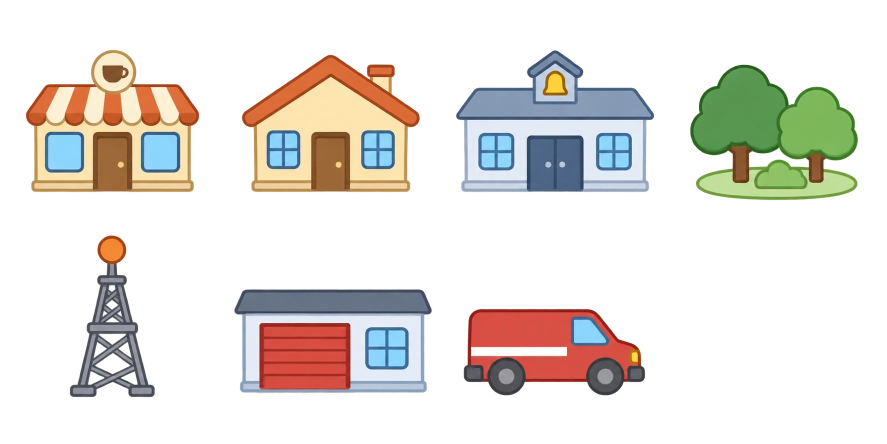
#> input picture assets/sheet.webp, 1774 x 887 px (shown at 1/2 size)
$ python fire-engine-sprite.py
#> lines starting #> are read from the running program, lines starting #| are printed output that depends on the picture
#!/usr/bin/env python3
"""The fire engine's sprite sheet: assets/fire-engine.webp.

Screen 54, answered: the engine drives up the line from B to the fire
at A and puts it out (Board.fireRescue in js/game.js). It is the red van
from the town sheet (assets/sheet.webp), made a fire engine the way
the town has always shown it — a ladder on its roof on two brackets, a
lamp over the cab — with the turret of a water cannon on the front of
the ladder, and drawn in the sheet's own style: flat colour, a dark
edge. The cannon's barrel is not in the strip: the game draws it over
the turret (js/town.js, OVERLAY.cannon) so it can swing round and aim at
the fire whichever way the engine is facing on its line.

One row of frames, each FRAME_W x FRAME_H (421 x 225), the van at
(PAD_X, PAD_TOP) = (44, 46):

    0-7    driving: the wheels turning (the lug nuts go round), the body
           riding on its springs a pixel or two over them, the lamp
           flashing, the headlight lit, a puff of exhaust behind.
    8-9    standing: the lamp flashing, on and off.

The turret's pivot, in a frame's pixels, is PIVOT + (PAD_X, PAD_TOP) —
(250, 25). The game reads every position in the frame's own pixels
(CFG.GRID.engine), so the strip is shipped smaller than it is drawn:
EXPORT, 0.7 — the engine is never drawn on the board anywhere near 421
pixels wide.

Needs Pillow and numpy:  python3 tools/fire-engine-sprite.py
"""
import math, os
import numpy as np
from PIL import Image, ImageDraw, ImageFilter

ROOT = os.path.abspath(os.path.join(os.path.dirname(__file__), '..'))
SHEET = os.path.join(ROOT, 'assets/sheet.webp')
OUT_WEBP = os.path.join(ROOT, 'assets/fire-engine.webp')

VAN = (927, 618, 363, 173)            # the van on the town sheet
PAD_X, PAD_RIGHT, PAD_TOP, PAD_BOTTOM = 44, 14, 46, 6   # room behind it for the exhaust
FRAME_W = VAN[2] + PAD_X + PAD_RIGHT  # 421
FRAME_H = VAN[3] + PAD_TOP + PAD_BOTTOM   # 225
SS = 4                                # drawn 4x and brought down: smooth edges
EXPORT = 0.7                          # the shipped strip, against the drawing

# measured off the drawing (van pixels)
WHEELS = [(85.5, 134.4), (283.2, 134.4)]
HUB_R, TYRE_R = 15.8, 36.8
HEADLIGHT = (342.0, 95.5)

# the sheet's palette
EDGE = (43, 58, 103, 255)             # the town's dark edge (#2B3A67)
STEEL = (220, 226, 234, 255)          # ladder (#DCE2EA)
STEEL_DK = (160, 170, 184, 255)
LAMP_ON = (255, 59, 59, 255)          # #FF3B3B
LAMP_OFF = (255, 217, 217, 255)       # #FFD9D9, as the lamp flashes on the town
LAMP_EDGE = (126, 30, 14, 255)
LUG = (98, 101, 110, 255)
CAP = (196, 198, 205, 255)

# the cannon's pivot, on its turret on the front of the ladder (van pixels)
PIVOT = (206.0, -21.0)


def van_crop():
    im = Image.open(SHEET).convert('RGBA')
#> im is the input picture: PIL image 1774x887 RGBA; mean R, G, B, A 51.7, 47.3, 41.3, 70.5
    x, y, w, h = VAN
    return im.crop((x, y, x + w, y + h))


def shifted(img, dx, dy):
    """The picture moved by a fraction of a pixel, resampled smoothly."""
    return img.transform(img.size, Image.AFFINE, (1, 0, -dx, 0, 1, -dy), resample=Image.BICUBIC)


def disc_mask(size, cx, cy, r):
    m = Image.new('L', (size[0] * SS, size[1] * SS), 0)
    ImageDraw.Draw(m).ellipse(((cx - r) * SS, (cy - r) * SS, (cx + r) * SS, (cy + r) * SS), fill=255)
    return m.resize(size, Image.LANCZOS)


class Pen:
    """Shapes in van pixels, drawn 4x over a frame, brought down at the end."""
    def __init__(self):
        self.im = Image.new('RGBA', (FRAME_W * SS, FRAME_H * SS), (0, 0, 0, 0))
        self.d = ImageDraw.Draw(self.im)

    def p(self, x, y):
        return ((x + PAD_X) * SS, (y + PAD_TOP) * SS)

    def rect(self, x, y, w, h, fill, edge=None, ew=2.5, r=0):
        a, b = self.p(x, y), self.p(x + w, y + h)
        self.d.rounded_rectangle((a[0], a[1], b[0], b[1]), radius=r * SS, fill=fill,
                                 outline=edge, width=int(ew * SS) if edge else 0)

    def circle(self, cx, cy, r, fill, edge=None, ew=2):
        a = self.p(cx - r, cy - r); b = self.p(cx + r, cy + r)
        self.d.ellipse((a[0], a[1], b[0], b[1]), fill=fill, outline=edge, width=int(ew * SS) if edge else 0)

    def poly(self, pts, fill, edge=None, ew=2.5):
        q = [self.p(x, y) for x, y in pts]
        self.d.polygon(q, fill=fill)
        if edge:
            self.d.line(q + [q[0]], fill=edge, width=int(ew * SS), joint='curve')

    def done(self):
        return self.im.resize((FRAME_W, FRAME_H), Image.LANCZOS)


def glow(size, cx, cy, rx, ry, colour, strength):
    """A soft light: a blurred ellipse, in frame pixels."""
    g = Image.new('RGBA', size, (0, 0, 0, 0))
    ImageDraw.Draw(g).ellipse((cx - rx, cy - ry, cx + rx, cy + ry), fill=colour[:3] + (int(255 * strength),))
    return g.filter(ImageFilter.GaussianBlur(max(rx, ry) * 0.45))


def roof(pen, lamp_lit):
    """Ladder, brackets, lamp and the cannon's turret — the town's fire engine."""
    # brackets and the ladder, as the town draws them (js/town.js OVERLAY.engine)
    pen.rect(56, 1, 9, 7, EDGE, r=1)
    pen.rect(186, 1, 9, 7, EDGE, r=1)
    for x in range(46, 207, 16):
        pen.rect(x, -12, 5, 10, STEEL, EDGE, 2.2)
    pen.rect(36, -17, 184, 7, STEEL, EDGE, 2.5, r=3)
    pen.rect(36, -5, 184, 7, STEEL, EDGE, 2.5, r=3)
    # the cannon's turret on the ladder's front end (its barrel is the game's)
    pen.rect(197, -25, 20, 9, STEEL_DK, EDGE, 2.2, r=3)
    # the lamp over the cab
    pen.rect(220, -2, 30, 6, EDGE, r=2)
    pen.rect(223, -12, 24, 11, LAMP_ON if lamp_lit else LAMP_OFF, LAMP_EDGE, 2.0, r=5)
    if lamp_lit:
        pen.rect(227, -10, 7, 3, (255, 236, 236, 255), r=1.5)   # its shine


def wheel(pen, cx, cy, turn):
    """The hub's lug nuts and centre cap, turned `turn` radians."""
    for k in range(5):
        a = turn + k * 2 * math.pi / 5
        pen.circle(cx + 9.2 * math.cos(a), cy + 9.2 * math.sin(a), 2.4, LUG)
    pen.circle(cx, cy, 4.2, CAP, (110, 113, 122, 255), 1.4)


def frame(van, i):
#> called with i = 0
    driving = i < 8
    size = (FRAME_W, FRAME_H)
    out = Image.new('RGBA', size, (0, 0, 0, 0))
#> out: PIL image 421x225 RGBA; every value is 0
    # exhaust: grey puffs leaving the back, one after another
    if driving:
        puffs = Image.new('RGBA', size, (0, 0, 0, 0))
        dp = ImageDraw.Draw(puffs)
        for k in range(2):
            u = ((i + k * 4) % 8) / 8.0
            x = PAD_X + 6 - 34 * u
            y = PAD_TOP + 150 - 10 * u
            r = 5 + 9 * u
            dp.ellipse((x - r, y - r, x + r, y + r), fill=(150, 156, 168, int(150 * (1 - u))))
        out.alpha_composite(puffs.filter(ImageFilter.GaussianBlur(2.2)))

    # the body on its springs, the wheels on the road
    bounce = [0.0, -0.8, -1.5, -1.0, -0.2, 0.5, 0.2, -0.4][i] if driving else 0.0
    body = Image.new('RGBA', size, (0, 0, 0, 0))
    body.alpha_composite(van, (PAD_X, PAD_TOP))
    pen = Pen()
#> in __init__, `self.im = Image.new('RGBA', (FRAME_W * SS, FRAME_H * SS), (0, 0, 0, 0))`: self.im: PIL image 1684x900 RGBA; every value is 0
    lamp = (i % 4) < 2 if driving else i == 8
    roof(pen, lamp_lit=lamp)
    body.alpha_composite(pen.done())
    out.alpha_composite(shifted(body, 0, bounce))

    # the wheels over it, where they stand, turning
    for cx, cy in WHEELS:
        m = disc_mask(van.size, cx, cy, TYRE_R)
        tyre = Image.new('RGBA', van.size, (0, 0, 0, 0))
        tyre.paste(van, (0, 0), m)
        out.alpha_composite(tyre, (PAD_X, PAD_TOP))
#> this loop made 2 passes
#> pass 1, in frame, `m = disc_mask(van.size, cx, cy, TYRE_R)`:
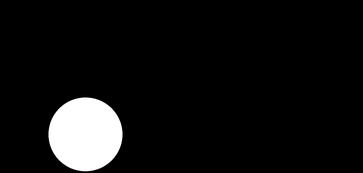
#> m: PIL image 363x173 L; min 0, max 255, mean 17.4
#> after the loop:
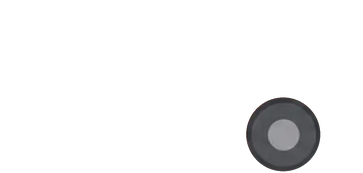
#> tyre: PIL image 363x173 RGBA; mean R, G, B, A 6, 6.1, 6.3, 17.3; transparent parts drawn white
    pen = Pen()
    turn = (i / 8.0) * (2 * math.pi / 5) if driving else 0.3
    for cx, cy in WHEELS:
        wheel(pen, cx, cy, turn)
    out.alpha_composite(pen.done())

    # lights
    lx, ly = PAD_X + 235, PAD_TOP - 7 + bounce
    if lamp:
        out.alpha_composite(glow(size, lx, ly, 26, 18, LAMP_ON, 0.55))
#> in glow, `ImageDraw.Draw(g).ellipse((cx - rx, cy - ry, cx + rx, cy + ry), fill=c..`:
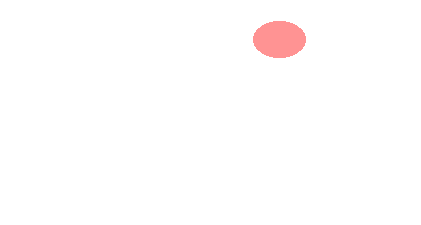
#> g: PIL image 421x225 RGBA; mean R, G, B, A 4.2, 1, 1, 2.3; transparent parts drawn white
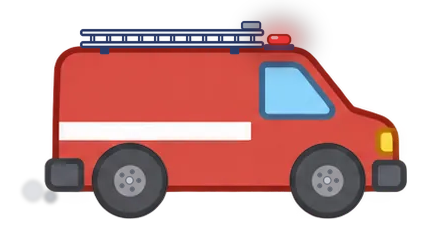
#> out: PIL image 421x225 RGBA; mean R, G, B, A 97.4, 55.1, 54.5, 140.6; transparent parts drawn white
    if driving:
        hx, hy = PAD_X + HEADLIGHT[0], PAD_TOP + HEADLIGHT[1] + bounce
        out.alpha_composite(glow(size, hx + 6, hy, 14, 12, (255, 228, 120, 255), 0.55))
    return out


def main():
    van = van_crop()
    frames = [frame(van, i) for i in range(10)]
#> call 2 of frame, with i = 1
#> in frame (call 2), `driving = i < 8`: driving = True
#> in frame (call 2), `bounce = [0.0, -0.8, -1.5, -1.0, -0.2, 0.5, 0.2, -0.4][i] if driving e..`: bounce = -0.8
#> in frame (call 2), `lamp = (i % 4) < 2 if driving else i == 8`: lamp = True
#> call 2 of shifted, with dx = 0, dy = -0.8
#> in shifted (call 2), `return img.transform(img.size, Image.AFFINE, (1, 0, -dx, 0, 1, -dy), r..`:
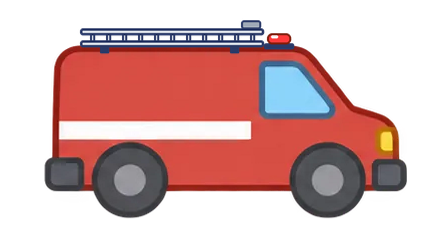
#> returned value: PIL image 421x225 RGBA; mean R, G, B, A 94.2, 53.8, 53.3, 138.9; transparent parts drawn white
#> in frame (call 2), `turn = (i / 8.0) * (2 * math.pi / 5) if driving else 0.3`: turn = 0.157
#> in frame (call 2), `lx, ly = PAD_X + 235, PAD_TOP - 7 + bounce`: lx = 279; ly = 38.2
#> in frame (call 2), `out.alpha_composite(glow(size, lx, ly, 26, 18, LAMP_ON, 0.55))`:
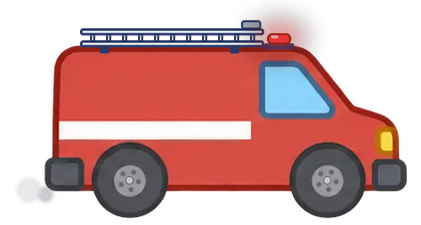
#> out: PIL image 421x225 RGBA; mean R, G, B, A 96.5, 54.7, 54.2, 140.5; transparent parts drawn white
#> in frame (call 2), `hx, hy = PAD_X + HEADLIGHT[0], PAD_TOP + HEADLIGHT[1] + bounce`: hx = 386; hy = 140.7
#> call 3 of shifted, with dx = 0, dy = -1.5
#> in shifted (call 3), `return img.transform(img.size, Image.AFFINE, (1, 0, -dx, 0, 1, -dy), r..`:
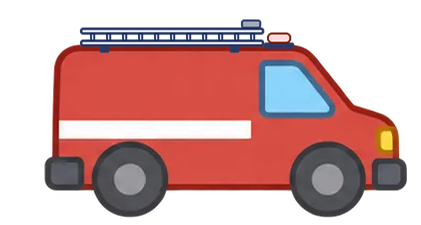
#> returned value: PIL image 421x225 RGBA; mean R, G, B, A 94.2, 54, 53.3, 138.9; transparent parts drawn white
#> frames = 10 items
    # each frame brought down on its own, to whole pixels, so the frames
    # sit at whole-pixel steps along the strip and never drift
    fw, fh = round(FRAME_W * EXPORT), round(FRAME_H * EXPORT)
    small = Image.new('RGBA', (fw * len(frames), fh), (0, 0, 0, 0))
    for k, f in enumerate(frames):
        small.alpha_composite(f.resize((fw, fh), Image.LANCZOS), (k * fw, 0))
#> this loop made 10 passes
    small.save(OUT_WEBP, 'WEBP', quality=82, alpha_quality=85, method=6)
    print('frames', len(frames), 'of', FRAME_W, 'x', FRAME_H,
          '| pivot', (PIVOT[0] + PAD_X, PIVOT[1] + PAD_TOP),
          '| wheels at %.4f of the height, their middle at %.4f of the width' % (
              (PAD_TOP + WHEELS[0][1] + TYRE_R) / FRAME_H, (PAD_X + (WHEELS[0][0] + WHEELS[1][0]) / 2) / FRAME_W),
          '| van top %.4f' % (PAD_TOP / FRAME_H), '| shipped frames %d x %d' % (round(FRAME_W * EXPORT), round(FRAME_H * EXPORT)),
          '| webp', os.path.getsize(OUT_WEBP), 'B')
#| frames 10 of 421 x 225 | pivot (250.0, 25.0) | wheels at 0.9653 of the height, their middle at 0.5424 of the width | van top 0.2044 | shipped frames 295 x 158 | webp 71108 B


if __name__ == '__main__':
    main()

$ run again, with assets/clouds.webp copied over assets/sheet.webp
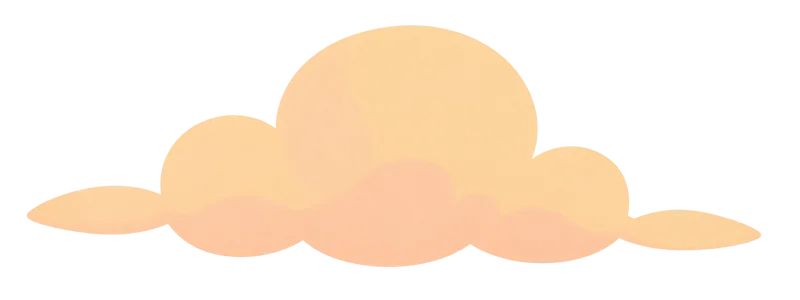
#> input picture assets/clouds.webp, 800 x 300 px
#> in van_crop, im is the input picture: PIL image 800x300 RGBA; mean R, G, B, A 100, 83.1, 65.3, 92.2
#> self.im: PIL image 1684x900 RGBA; every value is 0
#> in shifted (call 3), `return img.transform(img.size, Image.AFFINE, (1, 0, -dx, 0, 1, -dy), r..`:
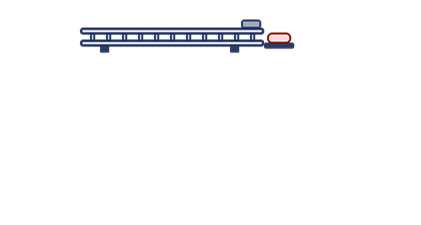
#> returned value: PIL image 421x225 RGBA; mean R, G, B, A 4.1, 4.4, 6, 9.6; transparent parts drawn white
#> bounce = -1
#> in frame (call 4), `out.alpha_composite(shifted(body, 0, bounce))`:
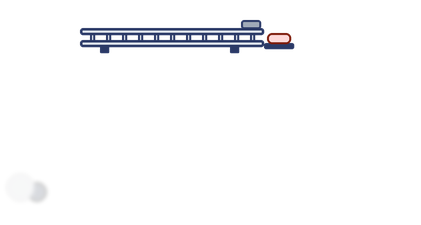
#> out: PIL image 421x225 RGBA; mean R, G, B, A 5.7, 6.1, 7.8, 10; transparent parts drawn white
#> turn = 0.471
#> ly = 38
#> hy = 140.5
#> frames = 10 items
#> the loop in main, `for k, f in enumerate(frames):` made 10 passes
#| frames 10 of 421 x 225 | pivot (250.0, 25.0) | wheels at 0.9653 of the height, their middle at 0.5424 of the width | van top 0.2044 | shipped frames 295 x 158 | webp 39268 B

$ run again, with assets/hand nudge.webp copied over assets/sheet.webp
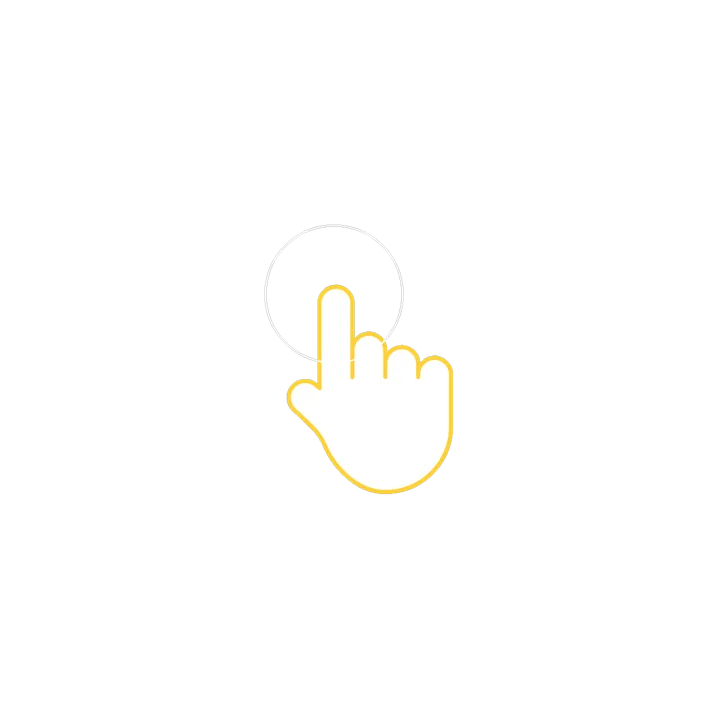
#> input picture assets/hand nudge.webp, 725 x 725 px
#> in van_crop, im is the input picture: PIL image 725x725 RGBA; mean R, G, B, A 12.5, 12.3, 11.2, 10.5
#> self.im: PIL image 1684x900 RGBA; every value is 0
#> in shifted (call 3), `return img.transform(img.size, Image.AFFINE, (1, 0, -dx, 0, 1, -dy), r..`:
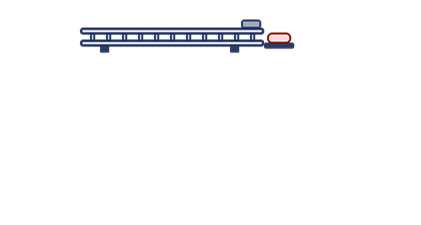
#> returned value: PIL image 421x225 RGBA; mean R, G, B, A 4.1, 4.4, 6, 9.6; transparent parts drawn white
#> bounce = -1
#> in frame (call 4), `out.alpha_composite(shifted(body, 0, bounce))`:
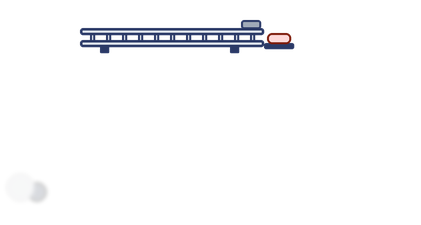
#> out: PIL image 421x225 RGBA; mean R, G, B, A 5.7, 6.1, 7.8, 10; transparent parts drawn white
#> turn = 0.471
#> ly = 38
#> hy = 140.5
#> frames = 10 items
#> the loop in main, `for k, f in enumerate(frames):` made 10 passes
#| frames 10 of 421 x 225 | pivot (250.0, 25.0) | wheels at 0.9653 of the height, their middle at 0.5424 of the width | van top 0.2044 | shipped frames 295 x 158 | webp 39268 B

$ run again, with assets/leaf.webp copied over assets/sheet.webp
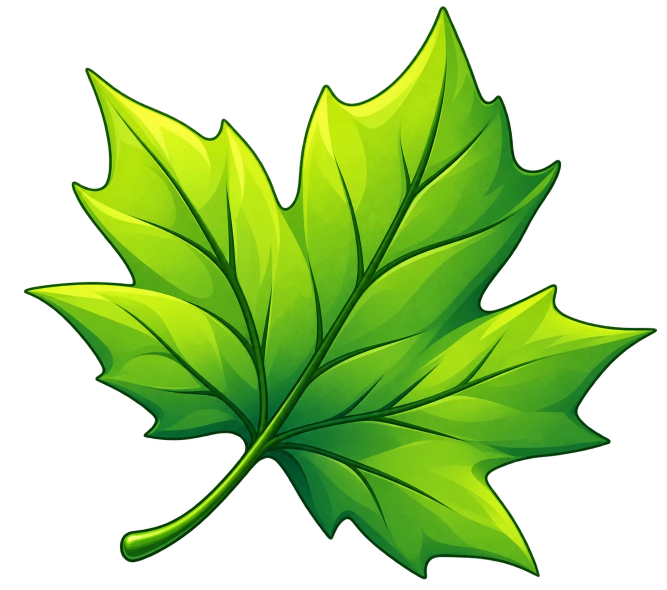
#> input picture assets/leaf.webp, 1333 x 1180 px (shown at 1/2 size)
#> in van_crop, im is the input picture: PIL image 1333x1180 RGBA; mean R, G, B, A 48.8, 82.6, 12.7, 116.6
#> self.im: PIL image 1684x900 RGBA; every value is 0
#> bounce = -1.5
#> lamp = False
#> turn = 0.314
#> ly = 37.5
#> hy = 140
#> in frame (call 3), `out.alpha_composite(glow(size, hx + 6, hy, 14, 12, (255, 228, 120, 255..`:
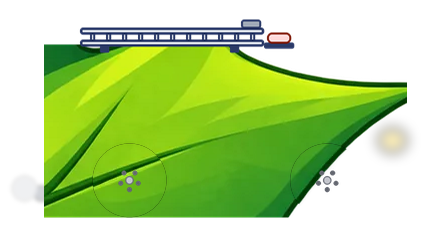
#> out: PIL image 421x225 RGBA; mean R, G, B, A 65.7, 103.6, 20.1, 143.6; transparent parts drawn white
#> frames = 10 items
#> the loop in main, `for k, f in enumerate(frames):` made 10 passes
#| frames 10 of 421 x 225 | pivot (250.0, 25.0) | wheels at 0.9653 of the height, their middle at 0.5424 of the width | van top 0.2044 | shipped frames 295 x 158 | webp 82998 B
